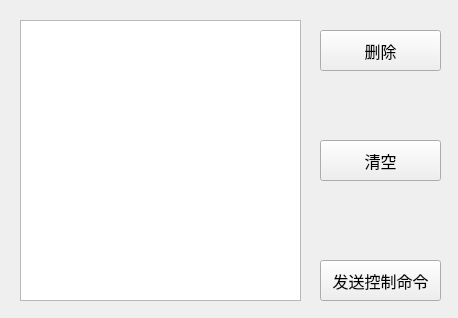
<?xml version="1.0" encoding="UTF-8"?>
<ui version="4.0">
 <class>receive_ros_command</class>
 <widget class="QWidget" name="receive_ros_command">
  <property name="geometry">
   <rect>
    <x>0</x>
    <y>0</y>
    <width>458</width>
    <height>318</height>
   </rect>
  </property>
  <property name="sizePolicy">
   <sizepolicy hsizetype="Fixed" vsizetype="Fixed">
    <horstretch>0</horstretch>
    <verstretch>0</verstretch>
   </sizepolicy>
  </property>
  <property name="minimumSize">
   <size>
    <width>458</width>
    <height>318</height>
   </size>
  </property>
  <property name="maximumSize">
   <size>
    <width>458</width>
    <height>318</height>
   </size>
  </property>
  <property name="windowTitle">
   <string>接受ros控制命令</string>
  </property>
  <widget class="QListWidget" name="listWidget">
   <property name="geometry">
    <rect>
     <x>20</x>
     <y>20</y>
     <width>281</width>
     <height>281</height>
    </rect>
   </property>
  </widget>
  <widget class="QPushButton" name="pushButton_6">
   <property name="geometry">
    <rect>
     <x>320</x>
     <y>260</y>
     <width>121</width>
     <height>41</height>
    </rect>
   </property>
   <property name="font">
    <font>
     <pointsize>12</pointsize>
    </font>
   </property>
   <property name="text">
    <string>发送控制命令</string>
   </property>
  </widget>
  <widget class="QPushButton" name="pushButton_5">
   <property name="geometry">
    <rect>
     <x>320</x>
     <y>140</y>
     <width>121</width>
     <height>41</height>
    </rect>
   </property>
   <property name="font">
    <font>
     <pointsize>12</pointsize>
    </font>
   </property>
   <property name="text">
    <string>清空</string>
   </property>
  </widget>
  <widget class="QPushButton" name="pushButton_7">
   <property name="geometry">
    <rect>
     <x>320</x>
     <y>30</y>
     <width>121</width>
     <height>41</height>
    </rect>
   </property>
   <property name="font">
    <font>
     <pointsize>12</pointsize>
    </font>
   </property>
   <property name="text">
    <string>删除</string>
   </property>
  </widget>
 </widget>
 <resources/>
 <connections>
  <connection>
   <sender>pushButton_6</sender>
   <signal>clicked()</signal>
   <receiver>receive_ros_command</receiver>
   <slot>sent_ros_command()</slot>
   <hints>
    <hint type="sourcelabel">
     <x>404</x>
     <y>296</y>
    </hint>
    <hint type="destinationlabel">
     <x>437</x>
     <y>217</y>
    </hint>
   </hints>
  </connection>
  <connection>
   <sender>pushButton_7</sender>
   <signal>clicked()</signal>
   <receiver>receive_ros_command</receiver>
   <slot>delete_path_point()</slot>
   <hints>
    <hint type="sourcelabel">
     <x>373</x>
     <y>154</y>
    </hint>
    <hint type="destinationlabel">
     <x>452</x>
     <y>165</y>
    </hint>
   </hints>
  </connection>
  <connection>
   <sender>pushButton_5</sender>
   <signal>clicked()</signal>
   <receiver>receive_ros_command</receiver>
   <slot>clear_path_point()</slot>
   <hints>
    <hint type="sourcelabel">
     <x>372</x>
     <y>233</y>
    </hint>
    <hint type="destinationlabel">
     <x>309</x>
     <y>284</y>
    </hint>
   </hints>
  </connection>
 </connections>
 <slots>
  <slot>open_ros_command()</slot>
  <slot>close_ros_command()</slot>
  <slot>sent_ros_command()</slot>
  <slot>delete_path_point()</slot>
  <slot>clear_path_point()</slot>
 </slots>
</ui>
